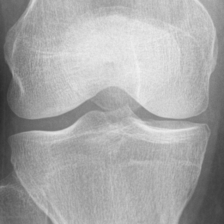
#> input picture foto.png, 224 x 224 px, given as the content of the folder ./0, which was not available
$ python -i svm_util.py   (imports and definitions only)
#> lines starting #> are read from the running program, lines starting #| are printed output that depends on the picture; pictures that were not available may be replaced by others from this repository, and a replacement may not be noted
import os
import numpy as np
import cv2
import matplotlib.pyplot as plt
import pickle
import random
from sklearn.model_selection import train_test_split
from sklearn.svm import SVC
from sklearn.metrics import confusion_matrix
from sklearn import metrics
from skimage import filters
from tkinter import filedialog
from pathlib import Path
import tkinter as tk
import time

#
# Ciência da Computação PUC Minas
# Campus Coração Eucarístico
#
# Trabalho Final de Processamento e Análise de Imagens
# Entrega Final
#
# Iago Morgado - 618090
# João Paulo Oliveira Cruz - 615932
# Pedro Rodrigues - 594451
#


def popupInfo(message): #abre um popup com a string "message" como corpo
    print("[!] Abrindo popup de métricas")

    pop = tk.Toplevel()
    pop.title("Métricas")
    pop.geometry("330x380")
    pop.config(bg="#ffffff")
    corpo = tk.Label(pop, text=message) #usa uma label para escrever o conteúdo do popup
    button1 = tk.Button(pop, text="Ok", command = pop.destroy) #botão para fechar o popup
    corpo.pack()
    button1.pack()

    pop.mainloop()

# [13 lines left out: function popupSmall, not called in this run]


def treinoSVM():

    start_time = time.time()

    ####### Treino #######
    categories = ['0', '1', '2', '3', '4'] #categorias de osteoartrite
    data = [] #dados para o dataset

    #escolhendo pastas de treino

    file_caminho_dir1 = filedialog.askopenfilename(initialdir=os.getcwd(), title = "Escolha uma imagem da pasta de treino", filetypes=(("PNG File", "*.png"), ("JPG File", "*.jpg"), ("All Files", "*.*")))
#> the answer given: foto.png
    file_caminho_dir1 = Path(file_caminho_dir1).parent.parent #escolhendo a imagem, recebe-se a pasta de categorias de imagens (224, 224)

    file_caminho_dir2 = filedialog.askopenfilename(initialdir=os.getcwd(), title = "Escolha uma imagem da pasta de treino", filetypes=(("PNG File", "*.png"), ("JPG File", "*.jpg"), ("All Files", "*.*")))
#> the answer given: vazio.png
    file_caminho_dir2 = Path(file_caminho_dir2).parent.parent #escolhendo a imagem, recebe-se a pasta de categorias (299, 299)


    #Navegação por todas as imagens (224, 224) de todas as pastas
    #dir1
    for category in categories:
        path = os.path.join(file_caminho_dir1, category)
        label = categories.index(category)

        for img in os.listdir(path):
            imgpath = os.path.join(path, img) #caminho da imagem
            img_joelho = cv2.imread(imgpath, cv2.IMREAD_GRAYSCALE) #imagem lida em tons de cinza
#> img_joelho is the input picture: shape (224, 224); min 41, max 241, mean 167.5

            try:
                img_joelho = cv2.resize(img_joelho, (224, 224)) #redimencionar imagem para o corte preciso
                img_joelho = img_joelho[73:166, 3:222] #corte da articulação na parte do meio
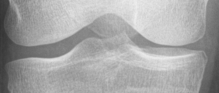
#> img_joelho: shape (93, 219); min 51, max 238, mean 165.1


                img_joelho = cv2.equalizeHist(img_joelho)# equalização de histograma da imagem
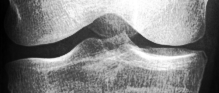
#> img_joelho: shape (93, 219); min 0, max 255, mean 128.5
                img_invertida = img_joelho[:, ::-1]# inversão da imagem
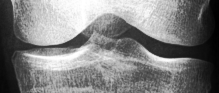
#> img_invertida: shape (93, 219); min 0, max 255, mean 128.5

                # extração de características(borda)
                img_joelho = filters.sobel(img_joelho)
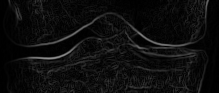
#> img_joelho: shape (93, 219) float64; min 0, max 0.565, mean 0.0546
                img_invertida = filters.sobel(img_invertida)
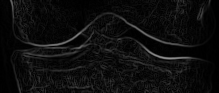
#> img_invertida: shape (93, 219) float64; min 0, max 0.565, mean 0.0546

                #transformação de imagens em um array 1D
                image_joelho_data = np.array(img_joelho).flatten()
                image_joelho_invertido_data = np.array(img_invertida).flatten()

                #características da imagem com o respectivo label adicionado no dataset
                data.append([image_joelho_data, label])
                data.append([image_joelho_invertido_data, label])
            except Exception as e:
                pass

    #Navegação por todas as imagens (299, 299) de todas as pastas
    #dir2
    for category in categories:
        path = os.path.join(file_caminho_dir2, category)
        label = categories.index(category)

        for img in os.listdir(path):
            imgpath = os.path.join(path, img) #caminho da imagem
            img_joelho = cv2.imread(imgpath, cv2.IMREAD_GRAYSCALE) #imagem lida em tons de cinza

            try:
                img_joelho = cv2.resize(img_joelho, (224, 224)) #redimencionar imagem para o corte preciso
                img_joelho = img_joelho[73:166, 3:222] #corte da articulação na parte do meio

                img_joelho = cv2.equalizeHist(img_joelho) #equalização de histograma da imagem
                img_invertida = img_joelho[:, ::-1] #inversão da imagem

                #extração de características(borda)
                img_joelho = filters.sobel(img_joelho)
                img_invertida = filters.sobel(img_invertida)

                #transformação de imagens em um array 1D
                image_joelho_data = np.array(img_joelho).flatten()
                image_joelho_invertido_data = np.array(img_invertida).flatten()

                #características da imagem com o respectivo label adicionado no dataset
                data.append([image_joelho_data, label])
                data.append([image_joelho_invertido_data, label])
            except Exception as e:
                pass


    random.shuffle(data) #mistura dos dados para ajudar no treino

    features = [] #características dos dados de treino
    labels = [] #labels dos dados de treino

    #separação de características e labels para treinar o modelo
    for feature, label in data:
        features.append(feature)
        labels.append(label)

    #treinamento do modelo
    model = SVC(C = 10, kernel = 'poly', gamma = 35)
    model.fit(features, labels)

    #salvando modelo externamente
    pick_model = open('model.h5', 'wb')
    pickle.dump(model, pick_model)
    pick_model.close()


    ########## TESTE ##########

    #escolhendo pastas de teste
    file_caminho_dir1 = filedialog.askopenfilename(initialdir=os.getcwd(), title = "Escolha uma imagem da pasta de teste", filetypes=(("PNG File", "*.png"), ("JPG File", "*.jpg"), ("All Files", "*.*")))
#> the answer given: vazio.png
    file_caminho_dir1 = Path(file_caminho_dir1).parent.parent #escolhendo a imagem, recebe-se a pasta de categorias de imagens (224, 224)

    file_caminho_dir2 = filedialog.askopenfilename(initialdir=os.getcwd(), title = "Escolha uma imagem da pasta de teste", filetypes=(("PNG File", "*.png"), ("JPG File", "*.jpg"), ("All Files", "*.*")))
#> the answer given: vazio.png
    file_caminho_dir2 = Path(file_caminho_dir2).parent.parent #escolhendo a imagem, recebe-se a pasta de categorias de imagens (299, 299)

    features_teste = [] #características dos dados de teste
    labels_teste = [] #labels dos dados de teste

    #Navegação por todas as imagens (224, 224) de todas as pastas
    #dir 1
    for category in categories:
        path = os.path.join(file_caminho_dir1, category)
        label = categories.index(category)

        for img in os.listdir(path):
            imgpath = os.path.join(path, img) #caminho da imagem
            img_joelho = cv2.imread(imgpath, cv2.IMREAD_GRAYSCALE) #imagem lida em tons de cinza

            try:
                img_joelho = cv2.resize(img_joelho, (224, 224)) #redimencionar imagem para o corte preciso
                img_joelho = img_joelho[73:166, 3:222] #corte da articulação na parte do meio


                img_joelho = cv2.equalizeHist(img_joelho)# equalização de histograma da imagem
                img_invertida = img_joelho[:, ::-1]# inversão da imagem

                #extração de características(borda)
                img_joelho = filters.sobel(img_joelho)
                img_invertida = filters.sobel(img_invertida)

                #transformação de imagens em um array 1D
                image_joelho_data = np.array(img_joelho).flatten()
                image_joelho_invertido_data = np.array(img_invertida).flatten()


                #características da imagem com o respectivo label adicionado no dataset
                features_teste.append(image_joelho_data)
                labels_teste.append(label)
                features_teste.append(image_joelho_invertido_data)
                labels_teste.append(label)
            except Exception as e:
                pass

    #Navegação por todas as imagens (299, 299) de todas as pastas
    #dir2
    for category in categories:
        path = os.path.join(file_caminho_dir2, category)
        label = categories.index(category)

        for img in os.listdir(path):
            imgpath = os.path.join(path, img) #caminho da imagem
            img_joelho = cv2.imread(imgpath, cv2.IMREAD_GRAYSCALE) #imagem lida em tons de cinza

            try:
                img_joelho = cv2.resize(img_joelho, (224, 224)) #redimencionar imagem para o corte preciso
                img_joelho = img_joelho[73:166, 3:222] #corte da articulação na parte do meio


                img_joelho = cv2.equalizeHist(img_joelho) #equalização de histograma da imagem
                img_invertida = img_joelho[:, ::-1] #inversão da imagem

                #extração de características(borda)
                img_joelho = filters.sobel(img_joelho)
                img_invertida = filters.sobel(img_invertida)

                #transformação de imagens em um array 1D
                image_joelho_data = np.array(img_joelho).flatten()
                image_joelho_invertido_data = np.array(img_invertida).flatten()

                #características da imagem com o respectivo label adicionado no dataset
                features_teste.append(image_joelho_data)
                labels_teste.append(label)
                features_teste.append(image_joelho_invertido_data)
                labels_teste.append(label)
            except Exception as e:
                pass

    #separação dos dados de treino
    X_train, X_test, y_train, y_test = train_test_split(features_teste, labels_teste, test_size = 0.01)

    #modelo sendo carregado
    pick_model_treinado = open('model.h5', 'rb')
    model = pickle.load(pick_model_treinado)
    pick_model_treinado.close()

    #métricas do modelo
    prediction = model.predict(X_test)

    report = metrics.classification_report(y_test, prediction)
    cmatrix = confusion_matrix(y_test, prediction)
    acuracia = model.score(X_test, y_test)
    segundos = (time.time() - start_time)
    mensagem = ("\nTempo de execução: " + str(segundos) + "s\n" + report + "\nMatriz de confusão:\n" + str(cmatrix) + "\nAcurácia: " + str(acuracia) + "\n")

    popupInfo(mensagem)


# [281 lines left out: functions classificarSVM, treinoSVM_Binario, classificarSVM_Binario, not called in this run]

>>> result = treinoSVM()
